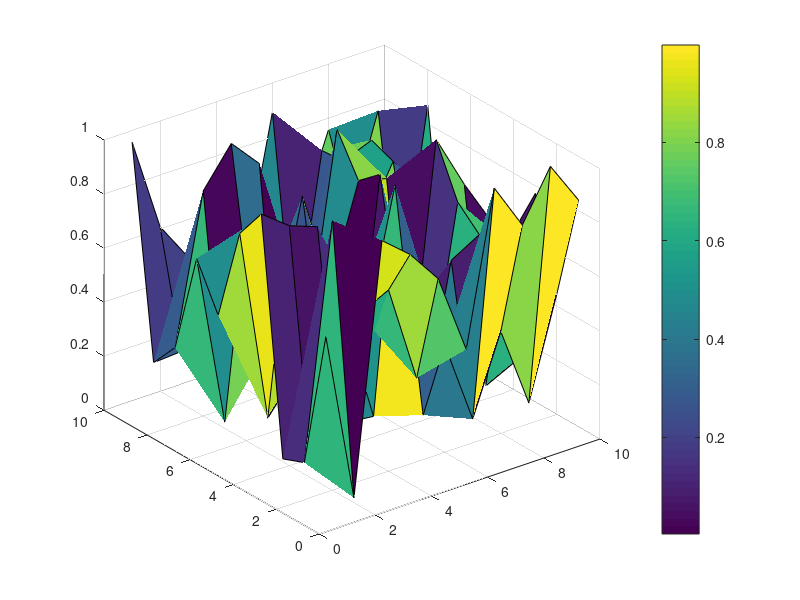

The MATLAB script that drew this image:
figure('Units', 'pixels', 'Position', [100 100 560 420], 'Renderer', 'painters');
ax = axes('Units', 'normalized');
x = rand(10);
surf(x)
c = colorbar;
disp('Screen DPI:')
disp(get(0,'ScreenPixelsPerInch'))
disp('Axes Position:')
disp(get(gca,'Position'))
disp('Colorbar Position:')
disp(get(c,'Position'))
